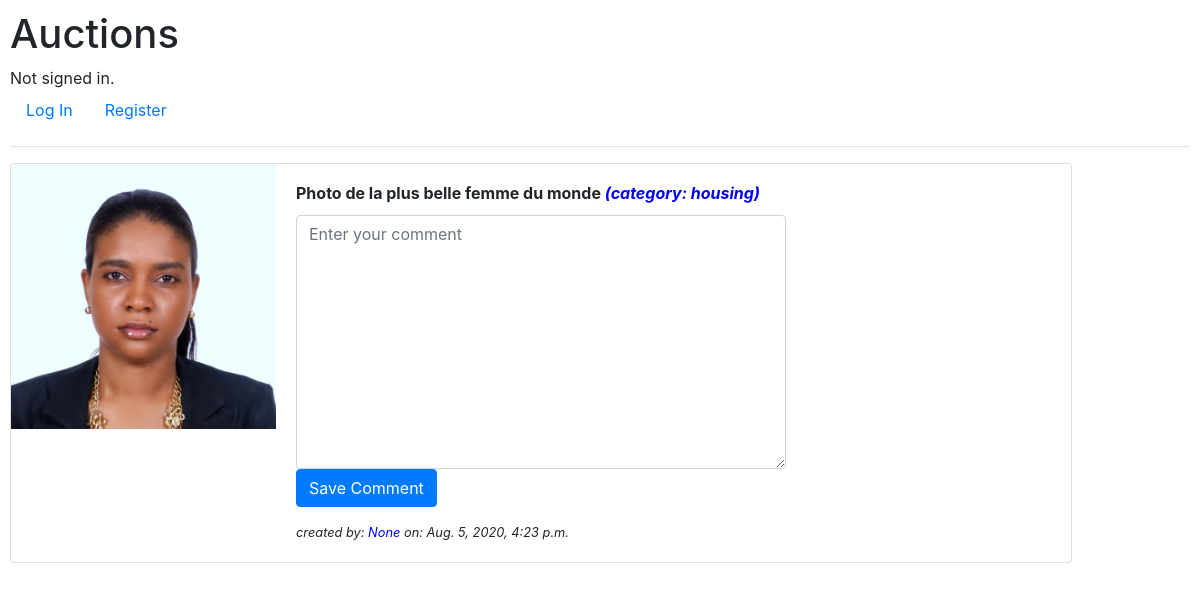
Before: /user_comment/5 with the older database file.
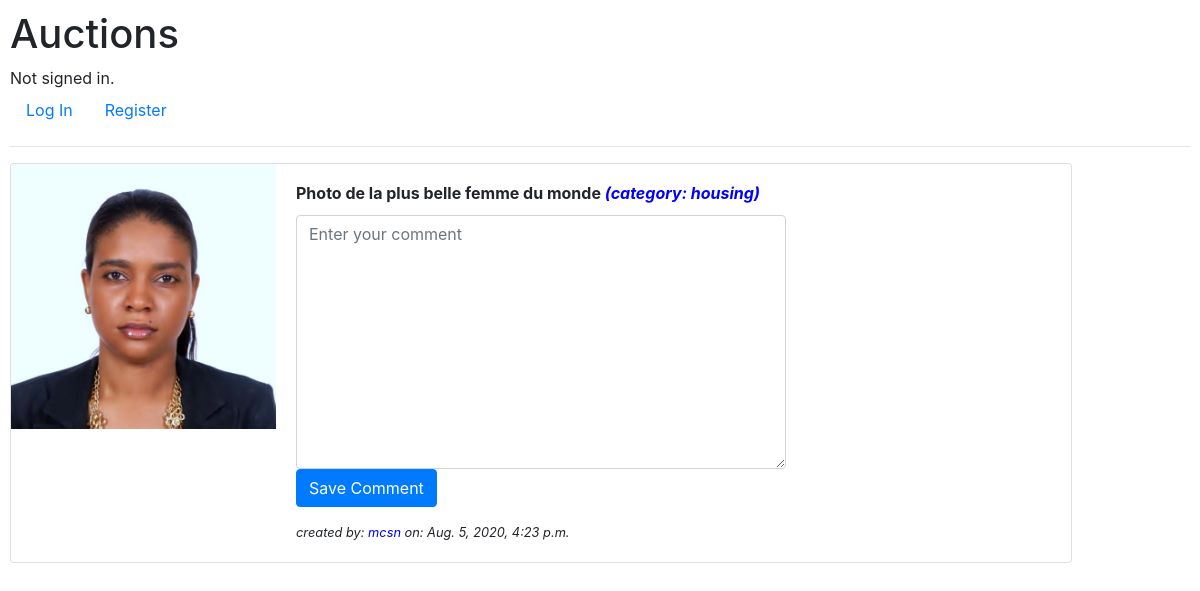
After: the same page with the newer database file.
### auctions/models.py (models this page shows)
class Listing(models.Model):
    title = models.CharField(max_length=64)
    listing_desc = models.TextField()
    listing_img = models.ImageField(upload_to='listing_images', default=None, blank=True, null=True)
    cat_id = models.ForeignKey(Category, default = 1, on_delete=models.CASCADE)
    starting_price = models.DecimalField(decimal_places=2, max_digits=10, default = 0)
    created_at = models.DateTimeField(auto_now_add=True)
    updated_at = models.DateTimeField(auto_now=True)
    listing_open = models.BooleanField(default=True)
    listing_owner = models.ForeignKey(User, null=True , on_delete=models.CASCADE, related_name='owner')
    listing_winner = models.ForeignKey(User, on_delete=models.CASCADE, blank=True, null=True, related_name='winner')
    listing_final_price = models.DecimalField(decimal_places=2, max_digits=10, default = 0)
    def __str__(self):
        return f"title: {self.title} category: {self.cat_id}"

class User(AbstractUser):
    pass

### auctions/views.py (the view)
# urls.py: path("user_comment/<int:listing_id>", views.user_comment, name="user_comment"),
def user_comment(request, listing_id):
    try:
        listing = Listing.objects.get(pk=listing_id)
        print(listing)
        category = Category.objects.get(cat_name=listing.cat_id)
        print('category: ', category.cat_name)
    except Listing.DoesNotExist:
        raise Http404("Listing not found.")
    if request.method == 'POST':
        cform = CommentForm(request.POST, request.FILES)
        category = Category.objects.get(cat_name=listing.cat_id)
        print(cform.is_valid())
        if cform.is_valid():
            print(cform)
            c = cform.save(commit=False)
            c.comment_at=datetime.now()
            c.user=request.user
            c.listing_id = listing
            c.save()
            print('listing_id: ', listing_id)
            print('listing_id: ', c.listing_id)
            print(c.user_comment)
            return redirect('listing', listing_id=listing_id)
    else:
        cform = CommentForm()
        return render(request, "auctions/commentform.html", {
                "listing": listing,
                "cform" : cform,
                "category" : category.cat_name,
                })

### auctions/forms.py
class CommentForm(forms.ModelForm):
    class Meta:
        model = UserComment
        fields = ['user_comment']
        labels = {'user_comment': ''}
        widgets = {
            'user_comment' : forms.Textarea(attrs={'class' : 'form-control', 'placeholder': 'Enter your comment'}),
            }

### auctions/models.py (called while the page is built)
    def __str__(self):
        return f"{self.cat_name}"

### auctions/templates/auctions/commentform.html (shortened to what this page needs)
{% extends "auctions/layout.html" %}
{% block body %}
<div class="card" style="margin-bottom: 10px; width: 90%">
    <div class="row no-gutters">
        <div class="col-sm-9 col-md-3">
            <a href="{% url 'watchlist' listing.id %}"><img class="card-img-top" src="{{ listing.listing_img.url }}" alt="{{ listing.title }}"></a>
        </div>
        <div class="col-sm-3 col-md-6 d-flex flex-column">
            <div class="card-body ">
                <h6 class="card-title font-weight-bold">{{ listing.title }}   <span style="color:blue; font-style: italic" >(category: {{ category }})</span></h6>
                <form method = "post" enctype="multipart/form-data">
                    {{ cform }}
                    <p><button class="btn btn-primary" type="submit">Save Comment</button></p>
                </form>
                <p class="card-text small"><i>created by: <span style="color:blue">{{ listing.listing_owner}}</span>  on: {{ listing.created_at }}</i></p>
            </div>
        </div>
    </div>
</div>
{% endblock %}

Changed rows visible on the page:
changed Listing "Photo de la plus belle femme du monde": listing_owner "None" → "mcsn"
